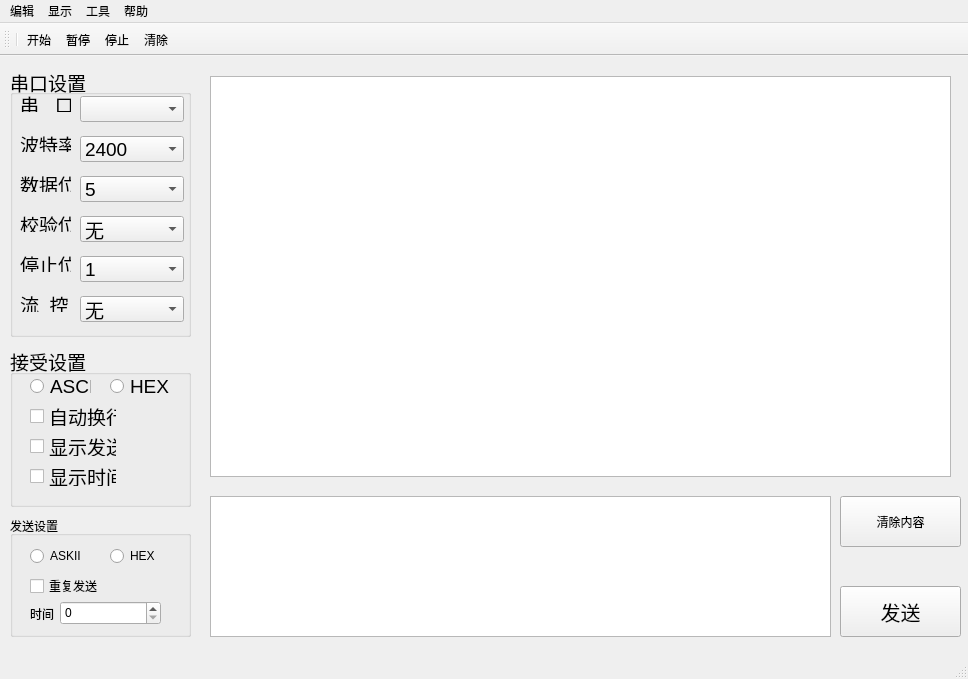
<?xml version="1.0" encoding="UTF-8"?>
<ui version="4.0">
 <class>MainWindow</class>
 <widget class="QMainWindow" name="MainWindow">
  <property name="geometry">
   <rect>
    <x>0</x>
    <y>0</y>
    <width>968</width>
    <height>679</height>
   </rect>
  </property>
  <property name="windowTitle">
   <string>串口通信</string>
  </property>
  <widget class="QWidget" name="centralwidget">
   <widget class="QGroupBox" name="groupBox">
    <property name="geometry">
     <rect>
      <x>10</x>
      <y>10</y>
      <width>181</width>
      <height>271</height>
     </rect>
    </property>
    <property name="font">
     <font>
      <pointsize>14</pointsize>
     </font>
    </property>
    <property name="title">
     <string>串口设置</string>
    </property>
    <property name="alignment">
     <set>Qt::AlignLeading|Qt::AlignLeft|Qt::AlignVCenter</set>
    </property>
    <widget class="QLabel" name="label">
     <property name="geometry">
      <rect>
       <x>10</x>
       <y>30</y>
       <width>51</width>
       <height>16</height>
      </rect>
     </property>
     <property name="text">
      <string>串   口</string>
     </property>
    </widget>
    <widget class="QComboBox" name="comboBox_ck">
     <property name="geometry">
      <rect>
       <x>70</x>
       <y>30</y>
       <width>104</width>
       <height>26</height>
      </rect>
     </property>
     <property name="accessibleName">
      <string/>
     </property>
     <property name="layoutDirection">
      <enum>Qt::LeftToRight</enum>
     </property>
     <property name="currentText">
      <string/>
     </property>
     <property name="sizeAdjustPolicy">
      <enum>QComboBox::AdjustToMinimumContentsLengthWithIcon</enum>
     </property>
    </widget>
    <widget class="QComboBox" name="comboBox_btl">
     <property name="geometry">
      <rect>
       <x>70</x>
       <y>70</y>
       <width>104</width>
       <height>26</height>
      </rect>
     </property>
     <item>
      <property name="text">
       <string>2400</string>
      </property>
     </item>
     <item>
      <property name="text">
       <string>4800</string>
      </property>
     </item>
     <item>
      <property name="text">
       <string>9600</string>
      </property>
     </item>
     <item>
      <property name="text">
       <string>19200</string>
      </property>
     </item>
     <item>
      <property name="text">
       <string>38400</string>
      </property>
     </item>
     <item>
      <property name="text">
       <string>57600</string>
      </property>
     </item>
     <item>
      <property name="text">
       <string>115200</string>
      </property>
     </item>
     <item>
      <property name="text">
       <string>256000</string>
      </property>
     </item>
     <item>
      <property name="text">
       <string>921600</string>
      </property>
     </item>
    </widget>
    <widget class="QLabel" name="label_2">
     <property name="geometry">
      <rect>
       <x>10</x>
       <y>70</y>
       <width>51</width>
       <height>16</height>
      </rect>
     </property>
     <property name="text">
      <string>波特率</string>
     </property>
    </widget>
    <widget class="QComboBox" name="comboBox_sjw">
     <property name="geometry">
      <rect>
       <x>70</x>
       <y>110</y>
       <width>104</width>
       <height>26</height>
      </rect>
     </property>
     <item>
      <property name="text">
       <string>5</string>
      </property>
     </item>
     <item>
      <property name="text">
       <string>6</string>
      </property>
     </item>
     <item>
      <property name="text">
       <string>7</string>
      </property>
     </item>
     <item>
      <property name="text">
       <string>8</string>
      </property>
     </item>
    </widget>
    <widget class="QLabel" name="label_3">
     <property name="geometry">
      <rect>
       <x>10</x>
       <y>110</y>
       <width>51</width>
       <height>16</height>
      </rect>
     </property>
     <property name="text">
      <string>数据位</string>
     </property>
    </widget>
    <widget class="QComboBox" name="comboBox_tzw">
     <property name="geometry">
      <rect>
       <x>70</x>
       <y>190</y>
       <width>104</width>
       <height>26</height>
      </rect>
     </property>
     <item>
      <property name="text">
       <string>1</string>
      </property>
     </item>
     <item>
      <property name="text">
       <string>1.5</string>
      </property>
     </item>
     <item>
      <property name="text">
       <string>2</string>
      </property>
     </item>
    </widget>
    <widget class="QLabel" name="label_4">
     <property name="geometry">
      <rect>
       <x>10</x>
       <y>190</y>
       <width>51</width>
       <height>16</height>
      </rect>
     </property>
     <property name="text">
      <string>停止位</string>
     </property>
    </widget>
    <widget class="QComboBox" name="comboBox_jyw">
     <property name="geometry">
      <rect>
       <x>70</x>
       <y>150</y>
       <width>104</width>
       <height>26</height>
      </rect>
     </property>
     <item>
      <property name="text">
       <string>无</string>
      </property>
     </item>
     <item>
      <property name="text">
       <string>奇校验</string>
      </property>
     </item>
     <item>
      <property name="text">
       <string>偶校验</string>
      </property>
     </item>
    </widget>
    <widget class="QLabel" name="label_5">
     <property name="geometry">
      <rect>
       <x>10</x>
       <y>150</y>
       <width>51</width>
       <height>16</height>
      </rect>
     </property>
     <property name="text">
      <string>校验位</string>
     </property>
    </widget>
    <widget class="QComboBox" name="comboBox_lk">
     <property name="geometry">
      <rect>
       <x>70</x>
       <y>230</y>
       <width>104</width>
       <height>26</height>
      </rect>
     </property>
     <item>
      <property name="text">
       <string>无</string>
      </property>
     </item>
     <item>
      <property name="text">
       <string>CTS/RTS</string>
      </property>
     </item>
     <item>
      <property name="text">
       <string>XON/XOFF</string>
      </property>
     </item>
    </widget>
    <widget class="QLabel" name="label_6">
     <property name="geometry">
      <rect>
       <x>10</x>
       <y>230</y>
       <width>51</width>
       <height>16</height>
      </rect>
     </property>
     <property name="text">
      <string>流  控</string>
     </property>
    </widget>
   </widget>
   <widget class="QGroupBox" name="groupBox_rece_setting">
    <property name="geometry">
     <rect>
      <x>10</x>
      <y>290</y>
      <width>181</width>
      <height>161</height>
     </rect>
    </property>
    <property name="font">
     <font>
      <pointsize>14</pointsize>
     </font>
    </property>
    <property name="title">
     <string>接受设置</string>
    </property>
    <widget class="QRadioButton" name="radioButton_rc_asc">
     <property name="geometry">
      <rect>
       <x>20</x>
       <y>30</y>
       <width>61</width>
       <height>20</height>
      </rect>
     </property>
     <property name="text">
      <string>ASCII</string>
     </property>
    </widget>
    <widget class="QRadioButton" name="radioButton_rc_hex">
     <property name="geometry">
      <rect>
       <x>100</x>
       <y>30</y>
       <width>71</width>
       <height>20</height>
      </rect>
     </property>
     <property name="text">
      <string>HEX</string>
     </property>
    </widget>
    <widget class="QCheckBox" name="checkBox_aotu_line">
     <property name="geometry">
      <rect>
       <x>20</x>
       <y>60</y>
       <width>87</width>
       <height>20</height>
      </rect>
     </property>
     <property name="text">
      <string>自动换行</string>
     </property>
    </widget>
    <widget class="QCheckBox" name="checkBox_show_send">
     <property name="geometry">
      <rect>
       <x>20</x>
       <y>90</y>
       <width>87</width>
       <height>20</height>
      </rect>
     </property>
     <property name="text">
      <string>显示发送</string>
     </property>
    </widget>
    <widget class="QCheckBox" name="checkBox_show_time">
     <property name="geometry">
      <rect>
       <x>20</x>
       <y>120</y>
       <width>87</width>
       <height>20</height>
      </rect>
     </property>
     <property name="text">
      <string>显示时间</string>
     </property>
    </widget>
   </widget>
   <widget class="QGroupBox" name="groupBox_send_setting">
    <property name="geometry">
     <rect>
      <x>10</x>
      <y>460</y>
      <width>181</width>
      <height>121</height>
     </rect>
    </property>
    <property name="title">
     <string>发送设置</string>
    </property>
    <widget class="QRadioButton" name="radioButton_sen_ask">
     <property name="geometry">
      <rect>
       <x>20</x>
       <y>30</y>
       <width>61</width>
       <height>20</height>
      </rect>
     </property>
     <property name="text">
      <string>ASKII</string>
     </property>
    </widget>
    <widget class="QRadioButton" name="radioButton_sen_hex">
     <property name="geometry">
      <rect>
       <x>100</x>
       <y>30</y>
       <width>61</width>
       <height>20</height>
      </rect>
     </property>
     <property name="text">
      <string>HEX</string>
     </property>
    </widget>
    <widget class="QCheckBox" name="checkBox_repe_send">
     <property name="geometry">
      <rect>
       <x>20</x>
       <y>60</y>
       <width>87</width>
       <height>20</height>
      </rect>
     </property>
     <property name="text">
      <string>重复发送</string>
     </property>
    </widget>
    <widget class="QLabel" name="label_7">
     <property name="geometry">
      <rect>
       <x>20</x>
       <y>90</y>
       <width>41</width>
       <height>16</height>
      </rect>
     </property>
     <property name="text">
      <string>时间</string>
     </property>
    </widget>
    <widget class="QSpinBox" name="spinBox">
     <property name="geometry">
      <rect>
       <x>50</x>
       <y>85</y>
       <width>101</width>
       <height>24</height>
      </rect>
     </property>
    </widget>
   </widget>
   <widget class="QTextBrowser" name="textBrowser">
    <property name="geometry">
     <rect>
      <x>210</x>
      <y>20</y>
      <width>741</width>
      <height>401</height>
     </rect>
    </property>
   </widget>
   <widget class="QPushButton" name="pushButton">
    <property name="geometry">
     <rect>
      <x>840</x>
      <y>530</y>
      <width>121</width>
      <height>51</height>
     </rect>
    </property>
    <property name="font">
     <font>
      <pointsize>15</pointsize>
     </font>
    </property>
    <property name="text">
     <string>发送</string>
    </property>
   </widget>
   <widget class="QTextEdit" name="textEdit">
    <property name="geometry">
     <rect>
      <x>210</x>
      <y>440</y>
      <width>621</width>
      <height>141</height>
     </rect>
    </property>
    <property name="styleSheet">
     <string notr="true">border-color: rgb(0, 255, 248);</string>
    </property>
   </widget>
   <widget class="QPushButton" name="pushButton_2">
    <property name="geometry">
     <rect>
      <x>840</x>
      <y>440</y>
      <width>121</width>
      <height>51</height>
     </rect>
    </property>
    <property name="text">
     <string>清除内容</string>
    </property>
   </widget>
  </widget>
  <widget class="QMenuBar" name="menubar">
   <property name="geometry">
    <rect>
     <x>0</x>
     <y>0</y>
     <width>968</width>
     <height>26</height>
    </rect>
   </property>
   <widget class="QMenu" name="menu">
    <property name="title">
     <string>编辑</string>
    </property>
    <addaction name="action_start"/>
    <addaction name="action_puase"/>
    <addaction name="action_stop"/>
    <addaction name="action_clear"/>
   </widget>
   <widget class="QMenu" name="menu_2">
    <property name="title">
     <string>显示</string>
    </property>
   </widget>
   <widget class="QMenu" name="menu_3">
    <property name="title">
     <string>工具</string>
    </property>
   </widget>
   <widget class="QMenu" name="menu_4">
    <property name="title">
     <string>帮助</string>
    </property>
   </widget>
   <addaction name="menu"/>
   <addaction name="menu_2"/>
   <addaction name="menu_3"/>
   <addaction name="menu_4"/>
  </widget>
  <widget class="QStatusBar" name="statusbar"/>
  <widget class="QToolBar" name="toolBar">
   <property name="windowTitle">
    <string>toolBar</string>
   </property>
   <attribute name="toolBarArea">
    <enum>TopToolBarArea</enum>
   </attribute>
   <attribute name="toolBarBreak">
    <bool>false</bool>
   </attribute>
   <addaction name="separator"/>
   <addaction name="action_start"/>
   <addaction name="action_puase"/>
   <addaction name="action_stop"/>
   <addaction name="action_clear"/>
  </widget>
  <action name="action_start">
   <property name="icon">
    <iconset>
     <normaloff>../images/开始.png</normaloff>../images/开始.png</iconset>
   </property>
   <property name="text">
    <string>开始</string>
   </property>
   <property name="shortcut">
    <string>F1</string>
   </property>
  </action>
  <action name="action_puase">
   <property name="icon">
    <iconset>
     <normaloff>../images/暂停.png</normaloff>../images/暂停.png</iconset>
   </property>
   <property name="text">
    <string>暂停</string>
   </property>
   <property name="shortcut">
    <string>F2</string>
   </property>
  </action>
  <action name="action_stop">
   <property name="icon">
    <iconset>
     <normaloff>../images/停止.png</normaloff>../images/停止.png</iconset>
   </property>
   <property name="text">
    <string>停止</string>
   </property>
   <property name="shortcut">
    <string>F3</string>
   </property>
  </action>
  <action name="action_clear">
   <property name="icon">
    <iconset>
     <normaloff>../images/清除.png</normaloff>../images/清除.png</iconset>
   </property>
   <property name="text">
    <string>清除</string>
   </property>
   <property name="shortcut">
    <string>F4</string>
   </property>
  </action>
 </widget>
 <resources/>
 <connections/>
</ui>
